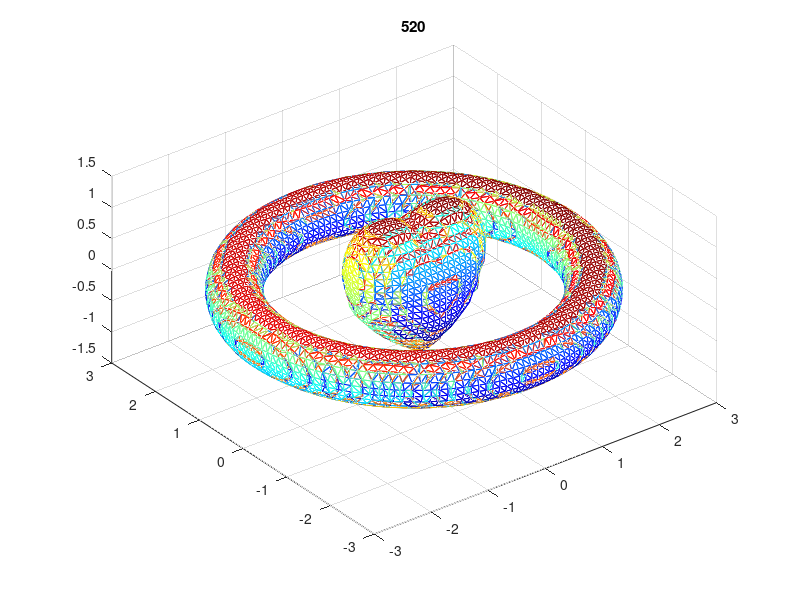

Write MATLAB code to recreate this figure. (Note: this script raises an error after producing the figure.)
clear; clc; close all; 
f = @(x, y, z)(x.^2 + 2.25*y.^2 + z.^2 - 1).^3 -  ...
    x.^2.* z.^3 - 0.1125*y.^2.*z.^3;
g = @(x, y, z)(sqrt(x.^2+y.^2)-2.5).^2 + z.^2 - 0.4^2;
t = linspace(-5, 5);
[x1, y1, z1] = meshgrid(t);
[x2, y2, z2] = meshgrid(t);
val1 = f(x1, y1, z1);
val2 = g(x2, y2, z2);
[p1, v1] = isosurface(x1, y1, z1, val1, 0);
[p2, v2] = isosurface(x2, y2, z2, val2, 0);
figure()
subplot(1, 1, 1)
h = patch('faces',p1,'vertices',v1,'facevertexcdata',jet(size(v1,1)),...
    'facecolor','w','edgecolor','flat'); hold on;
patch('faces',p2,'vertices',v2,'facevertexcdata',jet(size(v2,1)),...
    'facecolor','w','edgecolor','flat');
grid on; axis equal; axis([-3,3,-3,3,-1.5,1.5]); view(3)
title("520");
warning('off');
T = suptitle("$I\ Love\ U\ !$"); 
set(T,'Interpreter','latex','FontSize',24)
pic_num = 1;
for i = 1:20
    v1 = 0.98 * v1;
    set(h, 'vertices', v1); drawnow;
    F = getframe(gcf);
    I = frame2im(F);
    [I,map]=rgb2ind(I,256);
    if pic_num == 1
        imwrite(I,map,'BeatingHeart.gif','gif','Loopcount',inf,'DelayTime',0.05);
    else
        imwrite(I,map,'BeatingHeart.gif','gif','WriteMode','append','DelayTime',0.05);
    end
    pic_num = pic_num + 1;
end
for i = 1:20
    v1 = v1 / 0.98;
    set(h, 'vertices', v1); drawnow;
    F = getframe(gcf);
    I = frame2im(F);
    [I,map] = rgb2ind(I,256);
    imwrite(I,map,'BeatingHeart.gif','gif','WriteMode','append','DelayTime',0.05);
    pic_num = pic_num + 1;
end
